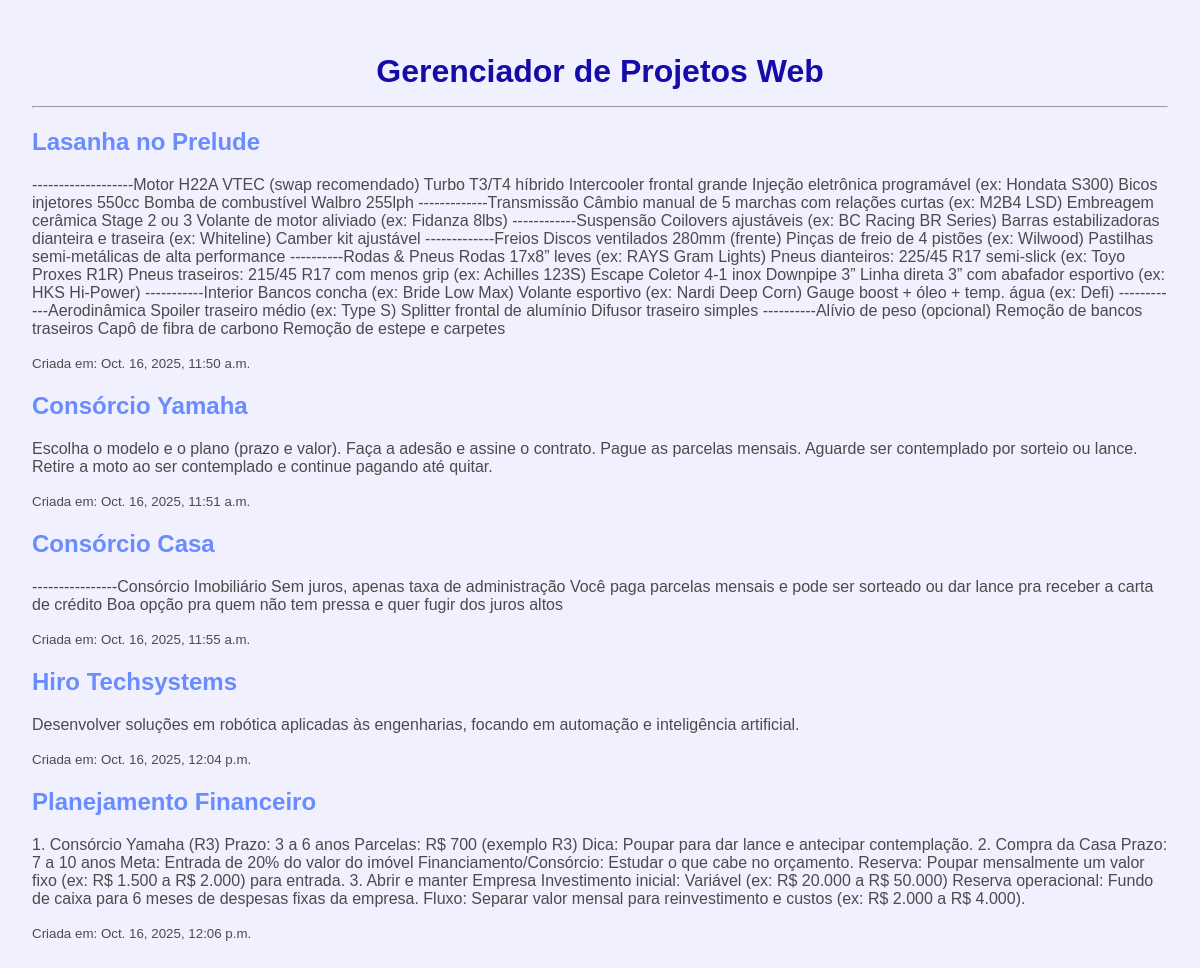
The app's page /projetos/ with its own data.
### projetos/models.py (models this page shows, shortened)
class Projeto(models.Model):
    nome = models.CharField(max_length = 200)
    descricao = models.TextField(blank = True, null = True)
    data_criacao = models.DateTimeField(auto_now_add = True)

### projetos/views.py (the view)
# urls.py: path('', views.listar_projetos, name='listar_projetos'),
def listar_projetos(request):
    projetos_salvos = Projeto.objects.all()
    contexto = {
        'meus_projetos': projetos_salvos
    }
    return render(request, 'projetos/lista.html', contexto)

### projetos/templates/projetos/lista.html (shortened to what this page needs)
<!DOCTYPE html>
<html lang="pt-br">
<head>
    {% load static %}
    <link rel="stylesheet" href="{% static 'lista_projeto/lista_projeto.css'%}">
</head>
<body>
    <h1> Gerenciador de Projetos Web</h1>
    <hr>
    {% for projeto in meus_projetos %}
        <div class="projeto {% if projeto.concluida%}concluida{% endif %}">
            <h2><a>{{projeto.nome}}</a></h2>
            <p>{{projeto.descricao}}</p>
            <small>Criada em: {{projeto.data_criacao}}</small>
        </div>
    {%empty%}
        <p> Nennum projeto cadastrada ainda. Adicione algumas no <a href="/admin/">Admin</a></p>
    {%endfor%}
</body>
</html>

### tarefas/static/lista_projeto/lista_projeto.css (style rules this page uses)
body { font-family: 'Quicksand', sans-serif; background-color: #f0f0ff; color: #4b4b4b; margin: 0; padding: 2rem; }
h1 { color: #150ba8; text-align: center; margin-bottom: 1rem; }
a { text-decoration: none; color: #698cff; }

### records on screen
Projeto: nome "Lasanha no Prelude", descricao "-------------------Motor H22A VTEC (swap recomendado) Turbo T3/T4 híbrido Intercooler frontal grande Injeção eletrônica programável (ex: Hondata S300) Bicos injetores 550cc Bomba de combustível Walbro 255lph -------------Transmissão Câmbio manual de 5 marchas com relações curtas (ex: M2B4 LSD) Embreagem cerâmica Stage 2 ou 3 Volante de motor aliviado (ex: Fidanza 8lbs) ------------Suspensão Coilovers ajustáveis (ex: BC Racing BR Series) Barras estabilizadoras dianteira e traseira (ex: Whiteline) Camber kit ajustável -------------Freios Discos ventilados 280mm (frente) Pinças de freio de 4 pistões (ex: Wilwood) Pastilhas semi-metálicas de alta performance ----------Rodas & Pneus Rodas 17x8”…", data_criacao "Oct. 16, 2025, 11:50 a.m."
Projeto: nome "Consórcio Yamaha", descricao "Escolha o modelo e o plano (prazo e valor). Faça a adesão e assine o contrato. Pague as parcelas mensais. Aguarde ser contemplado por sorteio ou lance. Retire a moto ao ser contemplado e continue pagando até quitar.", data_criacao "Oct. 16, 2025, 11:51 a.m."
Projeto: nome "Consórcio Casa", descricao "----------------Consórcio Imobiliário Sem juros, apenas taxa de administração Você paga parcelas mensais e pode ser sorteado ou dar lance pra receber a carta de crédito Boa opção pra quem não tem pressa e quer fugir dos juros altos", data_criacao "Oct. 16, 2025, 11:55 a.m."
Projeto: nome "Hiro Techsystems", descricao "Desenvolver soluções em robótica aplicadas às engenharias, focando em automação e inteligência artificial.", data_criacao "Oct. 16, 2025, 12:04 p.m."
Projeto: nome "Planejamento Financeiro", descricao "1. Consórcio Yamaha (R3) Prazo: 3 a 6 anos Parcelas: R$ 700 (exemplo R3) Dica: Poupar para dar lance e antecipar contemplação. 2. Compra da Casa Prazo: 7 a 10 anos Meta: Entrada de 20% do valor do imóvel Financiamento/Consórcio: Estudar o que cabe no orçamento. Reserva: Poupar mensalmente um valor fixo (ex: R$ 1.500 a R$ 2.000) para entrada. 3. Abrir e manter Empresa Investimento inicial: Variável (ex: R$ 20.000 a R$ 50.000) Reserva operacional: Fundo de caixa para 6 meses de despesas fixas da empresa. Fluxo: Separar valor mensal para reinvestimento e custos (ex: R$ 2.000 a R$ 4.000).", data_criacao "Oct. 16, 2025, 12:06 p.m."
